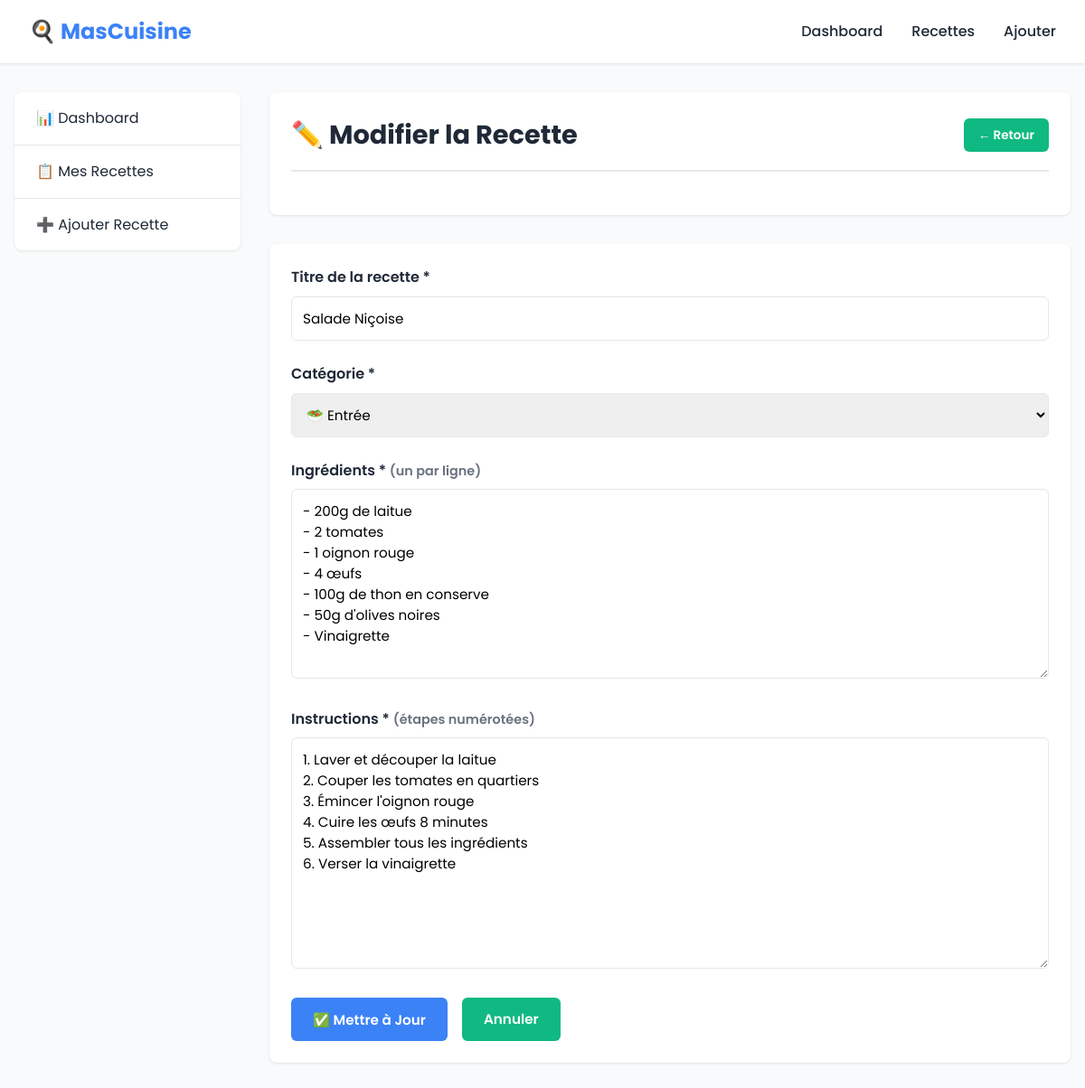
/modifier.php?id=1, run on the app's committed database.
### tables this page shows
CREATE TABLE IF NOT EXISTS recettes (
    id INT AUTO_INCREMENT PRIMARY KEY,
    titre VARCHAR(255) NOT NULL,
    ingredients LONGTEXT NOT NULL,
    instructions LONGTEXT NOT NULL,
    categorie ENUM('Entrée', 'Plat', 'Dessert') NOT NULL,
    date_creation TIMESTAMP DEFAULT CURRENT_TIMESTAMP
);

### modifier.php (the view, shortened to what this page needs)
<?php
require_once 'db.php';
$id = (int)($_GET['id'] ?? $_POST['id'] ?? 0);
$success = '';
$recette = null;
try {
    $stmt = $pdo->prepare("SELECT * FROM recettes WHERE id = ?");
    $stmt->execute([$id]);
    $recette = $stmt->fetch();
} catch (PDOException $e) {
    $error = "Erreur: " . $e->getMessage();
}
?>
<!DOCTYPE html>
<html lang="fr">
<head>
    <link rel="stylesheet" href="style.css">
</head>
<body>
    <nav>
        <div class="nav-container">
            <a href="index.php" class="logo">🍳 MasCuisine</a>
            <ul>
                <li><a href="index.php">Dashboard</a></li>
                <li><a href="recettes.php">Recettes</a></li>
                <li><a href="ajout.php">Ajouter</a></li>
            </ul>
        </div>
    </nav>
    <div class="container">
        <div class="main-wrapper">
            <aside class="sidebar">
                <ul class="sidebar-menu">
                    <li><a href="index.php">📊 Dashboard</a></li>
                    <li><a href="recettes.php">📋 Mes Recettes</a></li>
                    <li><a href="ajout.php">➕ Ajouter Recette</a></li>
                </ul>
            </aside>
            <main class="content">
                <div class="card">
                    <div class="card-header">
                        <h1>✏️ Modifier la Recette</h1>
                        <a href="recettes.php" class="btn btn-secondary btn-small">← Retour</a>
                    </div>
                </div>
                <?php if ($recette && !$success): ?>
                <div class="card">
                    <form method="POST" class="form">
                        <div class="form-group">
                            <label for="titre">Titre de la recette *</label>
                            <input type="text" id="titre" name="titre"
                                   value="<?php echo htmlspecialchars($recette['titre']); ?>" required>
                        </div>
                        <div class="form-group">
                            <label for="categorie">Catégorie *</label>
                            <select id="categorie" name="categorie" required>
                                <option value="Entrée" <?php echo $recette['categorie'] === 'Entrée' ? 'selected' : ''; ?>>🥗 Entrée</option>
                            </select>
                        </div>
                        <div class="form-group">
                            <label for="ingredients">Ingrédients * <span class="text-muted">(un par ligne)</span></label>
                            <textarea id="ingredients" name="ingredients" rows="8" required><?php echo htmlspecialchars($recette['ingredients']); ?></textarea>
                        </div>
                        <div class="form-group">
                            <label for="instructions">Instructions * <span class="text-muted">(étapes numérotées)</span></label>
                            <textarea id="instructions" name="instructions" rows="10" required><?php echo htmlspecialchars($recette['instructions']); ?></textarea>
                        </div>
                        <div style="display: flex; gap: 1rem;">
                            <button type="submit" class="btn btn-primary">✅ Mettre à Jour</button>
                            <a href="recettes.php" class="btn btn-secondary">Annuler</a>
                        </div>
                    </form>
                </div>
                <?php endif; ?>
            </main>
        </div>
    </div>
</body>
</html>

### style.css (style rules this page uses)
:root { --primary-color: #3b82f6; --secondary-color: #10b981; --danger-color: #ef4444; --warning-color: #f59e0b; --dark-color: #1f2937; --light-color: #f9fafb; --border-color: #e5e7eb; --entree-color: #10b981; --plat-color: #f59e0b; --dessert-color: #ec4899; }
* { margin: 0; padding: 0; box-sizing: border-box; }
html, body { font-family: 'Poppins', sans-serif; background-color: var(--light-color); color: var(--dark-color); line-height: 1.6; }
a { text-decoration: none; color: inherit; }
nav { background: white; box-shadow: 0 1px 3px rgba(0, 0, 0, 0.1); position: sticky; top: 0; z-index: 100; }
nav .nav-container { max-width: 1200px; margin: 0 auto; display: flex; justify-content: space-between; align-items: center; padding: 1rem 2rem; }
nav .logo { font-size: 1.5rem; font-weight: 700; color: var(--primary-color); display: flex; align-items: center; gap: 0.5rem; }
nav ul { display: flex; list-style: none; gap: 2rem; }
nav a { color: var(--dark-color); font-weight: 500; transition: color 0.3s ease; }
.container { max-width: 1200px; margin: 0 auto; padding: 0 1rem; }
.main-wrapper { display: flex; gap: 2rem; padding: 2rem 0; }
.sidebar { width: 250px; flex-shrink: 0; }
.sidebar-menu { list-style: none; background: white; border-radius: 8px; overflow: hidden; box-shadow: 0 1px 3px rgba(0, 0, 0, 0.1); }
.sidebar-menu li { border-bottom: 1px solid var(--border-color); }
.sidebar-menu li:last-child { border-bottom: none; }
.sidebar-menu a { display: block; padding: 1rem 1.5rem; color: var(--dark-color); transition: all 0.3s ease; }
.content { flex: 1; min-height: calc(100vh - 100px); }
.card { background: white; border-radius: 8px; padding: 1.5rem; box-shadow: 0 1px 3px rgba(0, 0, 0, 0.1); margin-bottom: 2rem; animation: slideIn 0.3s ease; }
.card-header { display: flex; justify-content: space-between; align-items: center; margin-bottom: 1.5rem; border-bottom: 2px solid var(--border-color); padding-bottom: 1rem; }
.card-header h1, .card-header h2 { color: var(--dark-color); margin: 0; }
.card-header h1 { font-size: 1.8rem; }
.btn { display: inline-block; padding: 0.75rem 1.5rem; border: none; border-radius: 6px; cursor: pointer; font-weight: 600; transition: all 0.3s ease; text-decoration: none; font-size: 0.95rem; font-family: 'Poppins', sans-serif; }
.btn-primary { background-color: var(--primary-color); color: white; }
.btn-secondary { background-color: var(--secondary-color); color: white; }
.btn-small { padding: 0.5rem 1rem; font-size: 0.85rem; }
.form-group { margin-bottom: 1.5rem; }
.form-group label { display: block; margin-bottom: 0.5rem; font-weight: 600; color: var(--dark-color); }
.form-group input, .form-group select, .form-group textarea { width: 100%; padding: 0.75rem; border: 1px solid var(--border-color); border-radius: 6px; font-family: 'Poppins', sans-serif; font-size: 0.95rem; transition: border-color 0.3s ease; }
.form-group textarea { resize: vertical; min-height: 100px; }
.text-muted { color: #6b7280; font-size: 0.9rem; }
a { text-decoration: none; color: #2980b9; }

### data on the page
recettes: titre "Salade Niçoise", categorie "🥗 Entrée", ingredients "- 200g de laitue - 2 tomates - 1 oignon rouge - 4 œufs - 100g de thon en conserve - 50g d'olives noires - Vinaigrette", instructions "1. Laver et découper la laitue 2. Couper les tomates en quartiers 3. Émincer l'oignon rouge 4. Cuire les œufs 8 minutes 5. Assembler tous les ingrédients 6. Verser la vinaigrette"
